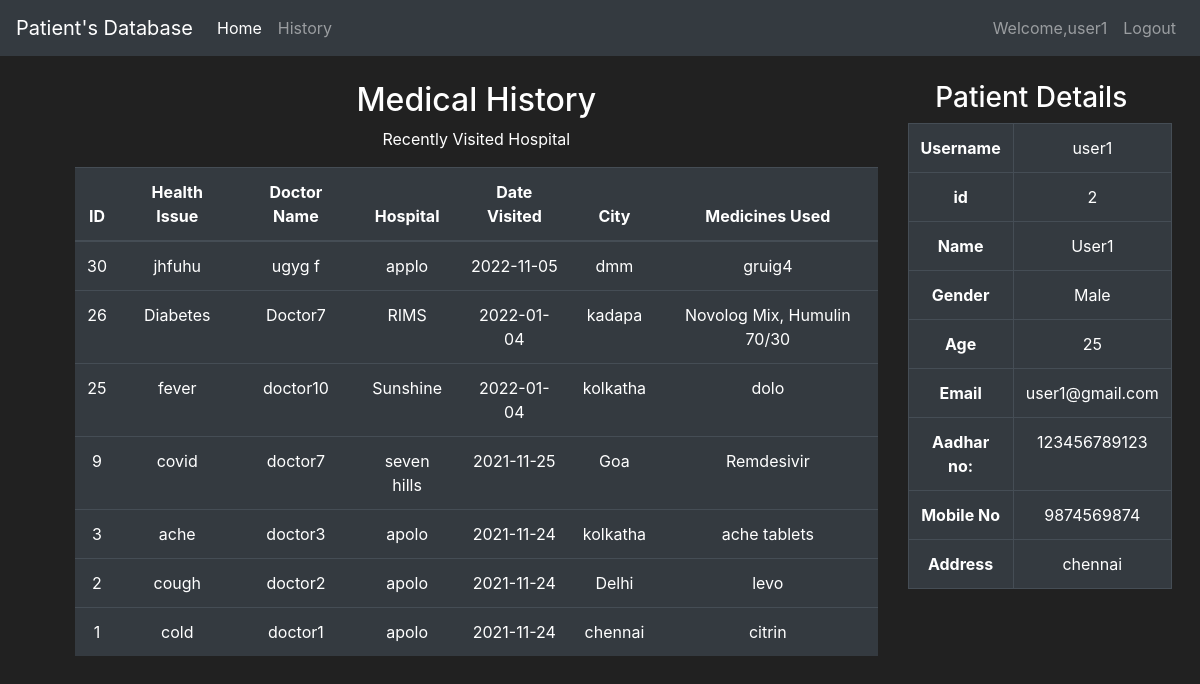
The app's page /history (signed in) with its own data.
### history/models.py (models this page shows, shortened)
class User(db.Model, UserMixin):
    id = db.Column(db.Integer(), primary_key=True)
    username = db.Column(db.String(length=30), nullable=False, unique=True)
    email_address = db.Column(db.String(length=50), nullable=False, unique=True)
    password_hash = db.Column(db.String(length=60), nullable=False)
    name = db.Column(db.String(length=30), nullable=False)
    age = db.Column(db.Integer(), nullable=False)
    gender = db.Column(db.String(length=10),nullable=False)
    aadhar_no = db.Column(db.Integer(),nullable=False)
    mobileno =db.Column(db.Integer(), nullable=False)
    address = db.Column(db.String(length=100), nullable=False)
    items = db.relationship('Item', backref='owned_user', lazy=True)
    @property
    def password(self):
        return self.password

class Item(db.Model):
    id = db.Column(db.Integer(), primary_key=True)
    hospital_name = db.Column(db.String(length=30), nullable=False)
    doctor_name = db.Column(db.String(length=30), nullable=False)
    cause = db.Column(db.String(length=30), nullable=False)
    date_visited = db.Column(db.String(length=15), nullable=False, default = date.today())
    city = db.Column(db.String(length=30), nullable=False)
    medicines = db.Column(db.String(length=30), nullable=False)
    remarks  = db.Column(db.String(length=50))
    owner = db.Column(db.Integer(), db.ForeignKey('user.id'), nullable = False)

### history/routes.py (the view)
@app.route('/history')
@login_required
def view_page():
    items = Item.query.filter_by(owner=current_user.id).order_by(Item.id.desc())
    noofrecords=len(list(items))
    return render_template('view.html', items=items, j=noofrecords, user=current_user)

### history/models.py (called while the page is built)
@login_manager.user_loader
def load_user(user_id):
    return User.query.get(int(user_id))

### history/templates/view.html (shortened to what this page needs)
{% extends 'base.html' %}
{% block content %}
<body class="text-center">
    <div style="margin-left: 75px; margin-top:25px;margin-right:50px; width:90%; height: 100%;" class="position-relative p-10 p-md-10 m-md-10 text-center">
        <div class='row'>
            <div class="col-9">
                <h2>Medical History</h2>
            <p>Recently Visited Hospital</p>
    {% if j!=0 %}
      <table class="table table-hover table-dark ">
        <thead class="thead-dark">
            <tr>
                <th scope="col">ID</th>
                <th scope="col">Health Issue</th>
                <th scope="col">Doctor Name</th>
                <th scope="col">Hospital</th>
                <th scope="col">Date Visited</th>
                <th scope="col">City</th>
                <th scope="col">Medicines Used</th>
            </tr>
        </thead>
        <tbody>
            {% for item in items %}
                <tr>
                    <td>{{ item.id }}</td>
                    <td>{{ item.cause }}</td>
                    <td>{{ item.doctor_name }}</td>
                    <td>{{ item.hospital_name }}</td>
                    <td>{{ item.date_visited }}</td>
                    <td>{{ item.city }}</td>
                    <td>{{ item.medicines }}</td>
                </tr>
            {% endfor %}
        </tbody>
    </table>
   {% else %}
       <h3>No Records to display</h3>
    {% endif %}
    <br>
        </div>
        <div class='col-3 d-none d-lg-block'>
            <h3>Patient Details</h3>
            <table class="table table-hover  table-dark table-bordered">
                <tr>
                  <th>Username</th>
                  <td>{{user.username}}</td>
                </tr>
                <tr>
                  <th>id</th>
                  <td>{{user.id}}</td>
                </tr>
                <tr>
                  <th>Name </th>
                  <td>{{user.name}}</td>
                </tr>
                <tr>
                    <th>Gender</th>
                    <td>{{user.gender}}</td>
                </tr>
                <tr>
                    <th>Age</th>
                    <td>{{user.age}}</td>
                </tr>
                <tr>
                  <th>Email</th>
                  <td>{{user.email_address}}</td>
                </tr>
                <tr>
                  <th>Aadhar no:</th>
                  <td>{{user.aadhar_no}}</td>
                </tr>
                <tr>
                  <th>Mobile No</th>
                  <td>{{user.mobileno}}</td>
                </tr>
                <tr>
                  <th>Address</th>
                  <td>{{user.address}}</td>
                </tr>
              </table>
        </div>
    </div>
</body>
{% endblock %}

### history/templates/base.html (shortened to what this page needs)
<!doctype html>
<html lang="en">
   <head>
      <link rel="stylesheet" href="https://cdn.jsdelivr.net/npm/bootstrap@4.5.3/dist/css/bootstrap.min.css">
   </head>
   <body>
    <nav class="navbar navbar-expand-md navbar-dark bg-dark">
      <a class="navbar-brand" href="{{url_for('home_page')}}">Patient's Database</a>
      <div class="collapse navbar-collapse" id="navbarNav">
        <ul class="navbar-nav mr-auto">
            <li class="nav-item active">
                <a class="nav-link" href="{{ url_for('home_page') }}">Home <span class="sr-only">(current)</span></a>
            </li>
            <li class="nav-item">
                <a class="nav-link" href="{{ url_for('view_page') }}">History</a>
            </li>
        </ul>
          {% if current_user.is_authenticated %}
            <ul class="navbar-nav">
                <li class="nav-item">
                    <a class="nav-link">Welcome,{{ current_user.username }}</a>
                </li>
                <li class="nav-item">
                    <a class="nav-link" href="{{ url_for('logout_page') }}">Logout</a>
                </li>
            </ul>
          {% endif %}
      </div>
    </nav>
      {% block content %}
      {% endblock %}
    </body>
</html>

### history/templates/base.html (style rules this page uses)
body { background-color: #212121; color: white }

### records on screen
User: username "user1", id "2", name "User1", gender "Male", age "25", email_address "user1@gmail.com", aadhar_no "123456789123", mobileno "9874569874", address "chennai"
Item: id "30", cause "jhfuhu", doctor_name "ugyg f", hospital_name "applo", date_visited "2022-11-05", city "dmm", medicines "gruig4"
Item: id "26", cause "Diabetes", doctor_name "Doctor7", hospital_name "RIMS", date_visited "2022-01-04", city "kadapa", medicines "Novolog Mix, Humulin 70/30"
Item: id "25", cause "fever", doctor_name "doctor10", hospital_name "Sunshine", date_visited "2022-01-04", city "kolkatha", medicines "dolo"
Item: id "9", cause "covid", doctor_name "doctor7", hospital_name "seven hills", date_visited "2021-11-25", city "Goa", medicines "Remdesivir"
Item: id "3", cause "ache", doctor_name "doctor3", hospital_name "apolo", date_visited "2021-11-24", city "kolkatha", medicines "ache tablets"
Item: id "2", cause "cough", doctor_name "doctor2", hospital_name "apolo", date_visited "2021-11-24", city "Delhi", medicines "levo"
Item: id "1", cause "cold", doctor_name "doctor1", hospital_name "apolo", date_visited "2021-11-24", city "chennai", medicines "citrin"
